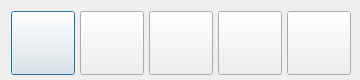
<?xml version="1.0" encoding="UTF-8"?>
<ui version="4.0">
 <class>PromotionField</class>
 <widget class="QDialog" name="PromotionField">
  <property name="geometry">
   <rect>
    <x>0</x>
    <y>0</y>
    <width>360</width>
    <height>80</height>
   </rect>
  </property>
  <property name="sizePolicy">
   <sizepolicy hsizetype="Minimum" vsizetype="Minimum">
    <horstretch>0</horstretch>
    <verstretch>0</verstretch>
   </sizepolicy>
  </property>
  <property name="minimumSize">
   <size>
    <width>360</width>
    <height>80</height>
   </size>
  </property>
  <property name="maximumSize">
   <size>
    <width>362</width>
    <height>82</height>
   </size>
  </property>
  <property name="windowTitle">
   <string>Dialog</string>
  </property>
  <layout class="QGridLayout" name="gridLayout">
   <item row="0" column="0">
    <widget class="QPushButton" name="queenButton">
     <property name="sizePolicy">
      <sizepolicy hsizetype="Minimum" vsizetype="Minimum">
       <horstretch>0</horstretch>
       <verstretch>0</verstretch>
      </sizepolicy>
     </property>
     <property name="minimumSize">
      <size>
       <width>64</width>
       <height>64</height>
      </size>
     </property>
     <property name="maximumSize">
      <size>
       <width>64</width>
       <height>64</height>
      </size>
     </property>
     <property name="text">
      <string/>
     </property>
    </widget>
   </item>
   <item row="0" column="1">
    <widget class="QPushButton" name="rookButton">
     <property name="sizePolicy">
      <sizepolicy hsizetype="Minimum" vsizetype="Minimum">
       <horstretch>0</horstretch>
       <verstretch>0</verstretch>
      </sizepolicy>
     </property>
     <property name="minimumSize">
      <size>
       <width>64</width>
       <height>64</height>
      </size>
     </property>
     <property name="maximumSize">
      <size>
       <width>64</width>
       <height>64</height>
      </size>
     </property>
     <property name="text">
      <string/>
     </property>
    </widget>
   </item>
   <item row="0" column="2">
    <widget class="QPushButton" name="knightButton">
     <property name="sizePolicy">
      <sizepolicy hsizetype="Minimum" vsizetype="Minimum">
       <horstretch>0</horstretch>
       <verstretch>0</verstretch>
      </sizepolicy>
     </property>
     <property name="minimumSize">
      <size>
       <width>64</width>
       <height>64</height>
      </size>
     </property>
     <property name="maximumSize">
      <size>
       <width>64</width>
       <height>64</height>
      </size>
     </property>
     <property name="text">
      <string/>
     </property>
    </widget>
   </item>
   <item row="0" column="3">
    <widget class="QPushButton" name="bishopButton">
     <property name="sizePolicy">
      <sizepolicy hsizetype="Minimum" vsizetype="Minimum">
       <horstretch>0</horstretch>
       <verstretch>0</verstretch>
      </sizepolicy>
     </property>
     <property name="minimumSize">
      <size>
       <width>64</width>
       <height>64</height>
      </size>
     </property>
     <property name="maximumSize">
      <size>
       <width>64</width>
       <height>64</height>
      </size>
     </property>
     <property name="text">
      <string/>
     </property>
    </widget>
   </item>
   <item row="0" column="4">
    <widget class="QPushButton" name="pawnButton">
     <property name="sizePolicy">
      <sizepolicy hsizetype="Minimum" vsizetype="Minimum">
       <horstretch>0</horstretch>
       <verstretch>0</verstretch>
      </sizepolicy>
     </property>
     <property name="minimumSize">
      <size>
       <width>64</width>
       <height>64</height>
      </size>
     </property>
     <property name="maximumSize">
      <size>
       <width>64</width>
       <height>64</height>
      </size>
     </property>
     <property name="text">
      <string/>
     </property>
    </widget>
   </item>
  </layout>
 </widget>
 <resources/>
 <connections/>
</ui>
